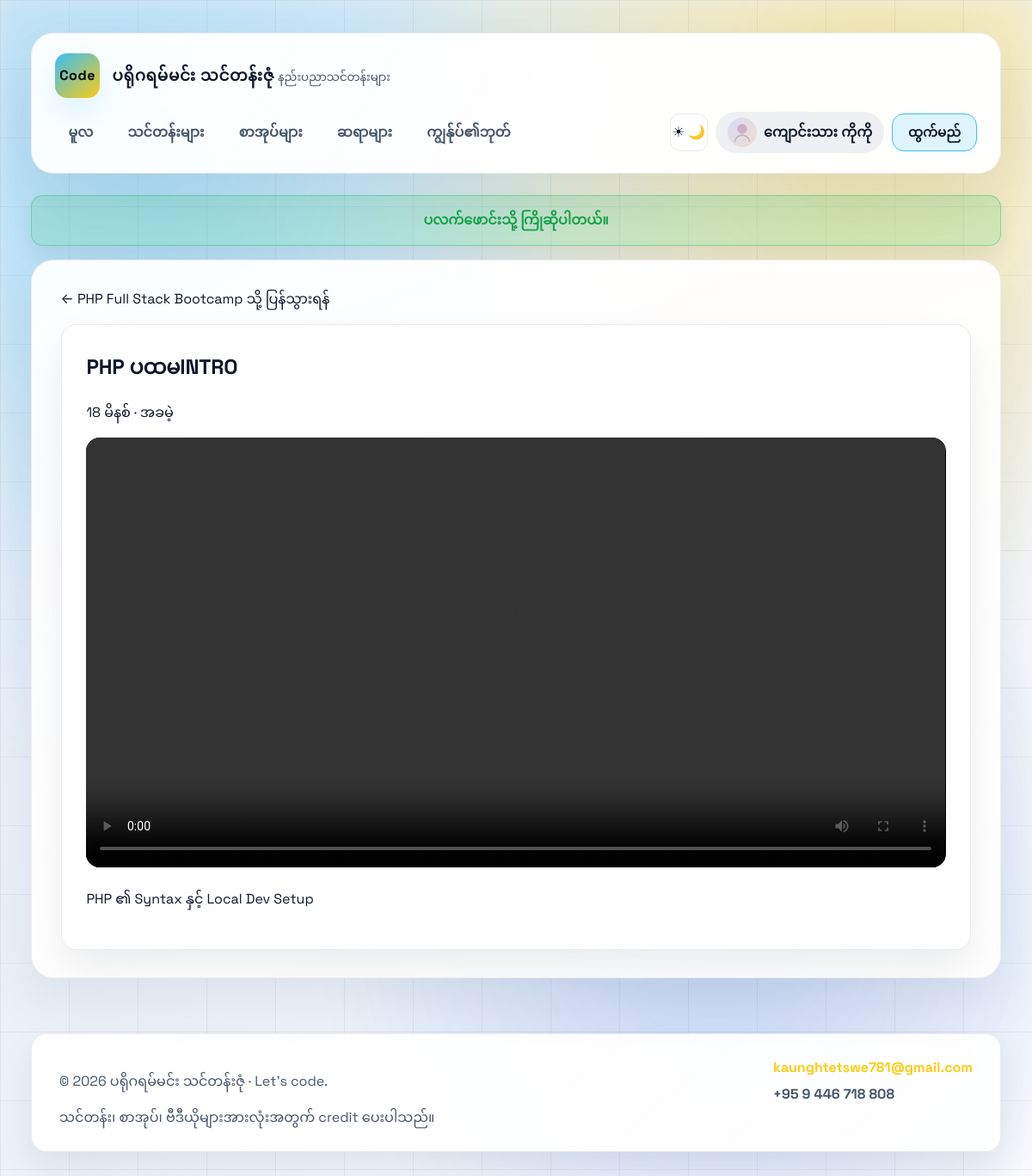
The app's page /watch_lesson.php?id=1 (signed in) with its own data.
### tables this page shows
CREATE TABLE IF NOT EXISTS users (
    id INT AUTO_INCREMENT PRIMARY KEY,
    name VARCHAR(120) NOT NULL,
    email VARCHAR(160) NOT NULL UNIQUE,
    password_hash VARCHAR(255) NOT NULL,
    avatar_path VARCHAR(255) DEFAULT NULL,
    role ENUM('student', 'instructor', 'admin') NOT NULL DEFAULT 'student',
    created_at TIMESTAMP DEFAULT CURRENT_TIMESTAMP
);

CREATE TABLE IF NOT EXISTS lessons (
    id INT AUTO_INCREMENT PRIMARY KEY,
    course_id INT NOT NULL,
    title VARCHAR(200) NOT NULL,
    summary TEXT,
    video_url VARCHAR(255) NOT NULL,
    video_file_path VARCHAR(255) NOT NULL,
    poster_url VARCHAR(255),
    duration_minutes INT DEFAULT 15,
    position INT DEFAULT 1,
    is_free TINYINT(1) DEFAULT 0,
    created_at TIMESTAMP DEFAULT CURRENT_TIMESTAMP,
    FOREIGN KEY (course_id) REFERENCES courses(id) ON DELETE CASCADE
);

CREATE TABLE IF NOT EXISTS courses (
    id INT AUTO_INCREMENT PRIMARY KEY,
    instructor_id INT NULL,
    language VARCHAR(80) NOT NULL,
    title VARCHAR(180) NOT NULL,
    description TEXT,
    level VARCHAR(50) DEFAULT 'Beginner',
    duration_weeks INT DEFAULT 6,
    price INT DEFAULT 0,
    created_at TIMESTAMP DEFAULT CURRENT_TIMESTAMP,
    FOREIGN KEY (instructor_id) REFERENCES instructors(id) ON DELETE SET NULL
);

### includes/functions.php (called while the page is built, shortened)
<?php
function current_user(PDO $pdo): ?array
{
    static $cachedUser = null;
    if ($cachedUser && $cachedUser['id'] === $_SESSION['user_id']) {
        return $cachedUser;
    }
    $stmt = $pdo->prepare('SELECT * FROM users WHERE id = ? LIMIT 1');
    $stmt->execute([$_SESSION['user_id']]);
    $cachedUser = $stmt->fetch() ?: null;
    return $cachedUser;
}
function avatar_url(?array $user): string
{
    return 'assets/images/avatar-placeholder.svg';
}
function h(string $text): string
{
    return htmlspecialchars($text, ENT_QUOTES, 'UTF-8');
}
function get_flash(string $key): ?string
{
    if (!empty($_SESSION['flash'][$key])) {
        $message = $_SESSION['flash'][$key];
        return $message;
    }
    return null;
}

### watch_lesson.php (the view, shortened to what this page needs)
<?php
require __DIR__ . '/includes/functions.php';
$lessonId = (int)($_GET['id'] ?? 0);
$stmt = $pdo->prepare('SELECT l.*, c.title AS course_title, c.id AS course_id FROM lessons l JOIN courses c ON l.course_id = c.id WHERE l.id = ?');
$stmt->execute([$lessonId]);
$lesson = $stmt->fetch();
$currentUser = current_user($pdo);
require __DIR__ . '/partials/header.php';
?>
<section class="section">
    <a href="course.php?id=<?= $lesson['course_id']; ?>">&larr; <?= h($lesson['course_title']); ?> သို့ ပြန်သွားရန်</a>
    <div class="box" style="margin-top:1rem;">
        <h1><?= h($lesson['title']); ?></h1>
        <p><?= h($lesson['duration_minutes']); ?> မိနစ် · <?= $lesson['is_free'] ? 'အခမဲ့' : 'စာရင်းသွင်းသူ'; ?></p>
        <video controls style="width:100%; border-radius:1rem; background:#000;" poster="<?= h($lesson['poster_url'] ?? ''); ?>">
            <source src="<?= h($lesson['video_url']); ?>" type="video/mp4">
        </video>
        <p style="margin-top:1rem;"><?= nl2br(h($lesson['summary'] ?? '')); ?></p>
    </div>
</section>
<?php require __DIR__ . '/partials/footer.php'; ?>

### partials/header.php (shortened to what this page needs)
<?php
require_once __DIR__ . '/../includes/functions.php';
$currentUser = current_user($pdo);
$flashSuccess = get_flash('success');
?>
<!DOCTYPE html>
<html lang="my">
<head>
    <link rel="stylesheet" href="assets/css/style.css?v=3">
</head>
<body data-theme="dark">
<div class="site-shell">
    <header class="site-header">
        <a class="brand" href="index.php">
            <span class="brand-badge">Code</span>
            <div class="brand-meta">
                <strong><?= APP_TITLE; ?></strong>
                <small>နည်းပညာသင်တန်းများ</small>
            </div>
        </a>
        <nav class="main-nav">
            <div class="nav-links">
                <a href="index.php"<?= basename($_SERVER['PHP_SELF']) === 'index.php' ? ' class="active"' : ''; ?>>မူလ</a>
                <a href="courses.php"<?= basename($_SERVER['PHP_SELF']) === 'courses.php' ? ' class="active"' : ''; ?>>သင်တန်းများ</a>
                <a href="books.php"<?= basename($_SERVER['PHP_SELF']) === 'books.php' ? ' class="active"' : ''; ?>>စာအုပ်များ</a>
                <a href="instructors.php"<?= basename($_SERVER['PHP_SELF']) === 'instructors.php' ? ' class="active"' : ''; ?>>ဆရာများ</a>
                <?php if ($currentUser): ?>
                    <a href="dashboard.php"<?= basename($_SERVER['PHP_SELF']) === 'dashboard.php' ? ' class="active"' : ''; ?>>ကျွန်ုပ်၏ဘုတ်</a>
                <?php endif; ?>
            </div>
            <div class="nav-actions">
                <button class="theme-toggle" type="button" id="themeToggle" aria-label="Toggle theme">
                    <span class="sun">☀</span><span class="moon">🌙</span>
                </button>
                <?php if ($currentUser): ?>
                    <a class="avatar-chip" href="dashboard.php">
                        <img src="<?= avatar_url($currentUser); ?>" alt="<?= h($currentUser['name']); ?>">
                        <span><?= h($currentUser['name']); ?></span>
                    </a>
                    <a href="logout.php" class="btn-ghost btn-small">ထွက်မည်</a>
                <?php else: ?>
                    <a href="register.php" class="btn btn-small">စာရင်းသွင်း</a>
                    <a href="login.php" class="btn-ghost btn-small">လော့ဂ်အင်</a>
                <?php endif; ?>
            </div>
        </nav>
    </header>
    <?php if ($flashSuccess): ?>
        <div class="flash flash-success"><?= h($flashSuccess); ?></div>
    <?php endif; ?>
    <main class="site-main">

### records on screen
users: name "ကျောင်းသား ကိုကို"
lessons: course.title "PHP Full Stack Bootcamp", title "PHP ပထမINTRO", duration_minutes "18", summary "PHP ၏ Syntax နှင့် Local Dev Setup"

### other values on screen
APP_TITLE "ပရိုဂရမ်မင်း သင်တန်းဇုံ"
$flashSuccess "ပလက်ဖောင်းသို့ ကြိုဆိုပါတယ်။"
